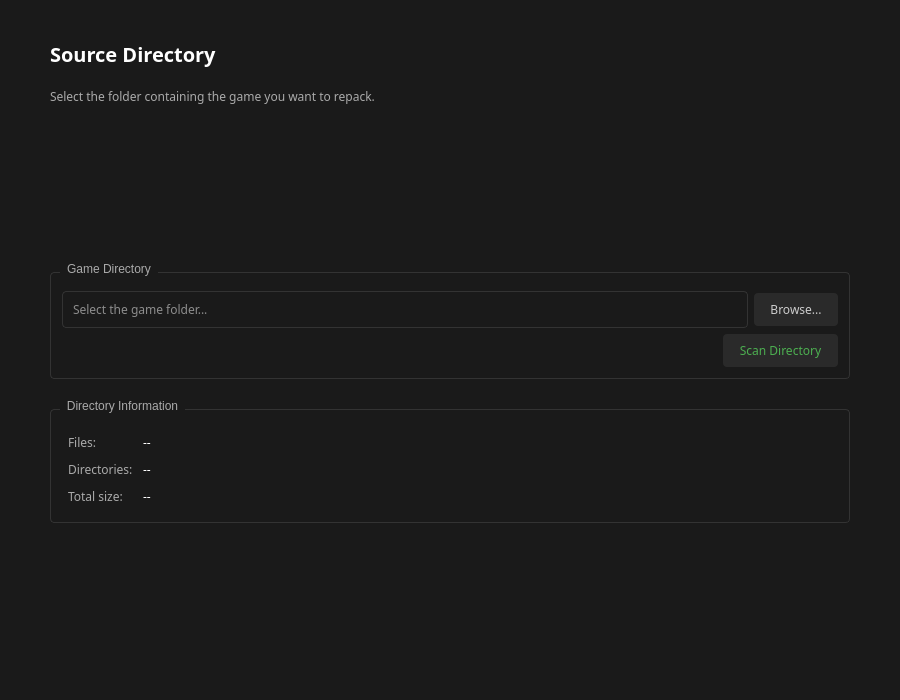
<?xml version="1.0" encoding="UTF-8"?>
<ui version="4.0">
 <class>SourcePage</class>
 <widget class="QWidget" name="SourcePage">
  <property name="geometry">
   <rect>
    <x>0</x>
    <y>0</y>
    <width>900</width>
    <height>700</height>
   </rect>
  </property>
  <property name="windowTitle">
   <string>Source Directory</string>
  </property>
  <property name="styleSheet">
   <string notr="true">QWidget {
    background-color: #1a1a1a;
}</string>
  </property>
  <layout class="QVBoxLayout" name="verticalLayout">
   <property name="spacing">
    <number>20</number>
   </property>
   <property name="leftMargin">
    <number>50</number>
   </property>
   <property name="topMargin">
    <number>40</number>
   </property>
   <property name="rightMargin">
    <number>50</number>
   </property>
   <property name="bottomMargin">
    <number>40</number>
   </property>
   <item>
    <widget class="QLabel" name="titleLabel">
     <property name="text">
      <string>Source Directory</string>
     </property>
     <property name="styleSheet">
      <string notr="true">font-size: 20px;
font-weight: 600;
color: #ffffff;
font-family: Rubik;</string>
     </property>
    </widget>
   </item>
   <item>
    <widget class="QLabel" name="descriptionLabel">
     <property name="text">
      <string>Select the folder containing the game you want to repack.</string>
     </property>
     <property name="styleSheet">
      <string notr="true">color: #aaaaaa;
font-family: Rubik;</string>
     </property>
    </widget>
   </item>
   <item>
    <spacer name="verticalSpacer">
     <property name="orientation">
      <enum>Qt::Vertical</enum>
     </property>
     <property name="sizeHint" stdset="0">
      <size>
       <width>20</width>
       <height>20</height>
      </size>
     </property>
    </spacer>
   </item>
   <item>
    <widget class="QGroupBox" name="directoryGroup">
     <property name="title">
      <string>Game Directory</string>
     </property>
     <property name="styleSheet">
      <string notr="true">QGroupBox {
    border: 1px solid #333333;
    border-radius: 4px;
    margin-top: 10px;
}
QGroupBox::title {
    subcontrol-origin: margin;
    left: 10px;
    padding: 0 5px;
    color: #aaaaaa;
    font-family: Rubik;
}</string>
     </property>
     <layout class="QVBoxLayout" name="verticalLayout_2">
      <item>
       <layout class="QHBoxLayout" name="horizontalLayout">
        <item>
         <widget class="QLineEdit" name="sourceDirEdit">
          <property name="placeholderText">
           <string>Select the game folder...</string>
          </property>
          <property name="styleSheet">
           <string notr="true">QLineEdit {
    border: 1px solid #333333;
    padding: 8px;
    background: #1a1a1a;
    border-radius: 4px;
    color: #ffffff;
    font-family: Rubik;
}
QLineEdit:focus {
    border-color: #4CAF50;
}</string>
          </property>
         </widget>
        </item>
        <item>
         <widget class="QPushButton" name="browseSourceBtn">
          <property name="text">
           <string>Browse...</string>
          </property>
          <property name="styleSheet">
           <string notr="true">QPushButton {
    background-color: #2a2a2a;
    color: #cccccc;
    padding: 8px 16px;
    border-radius: 4px;
    font-family: Rubik;
}
QPushButton:hover {
    background-color: #3a3a3a;
}</string>
          </property>
         </widget>
        </item>
       </layout>
      </item>
      <item>
       <layout class="QHBoxLayout" name="horizontalLayout_2">
        <item>
         <spacer name="horizontalSpacer">
          <property name="orientation">
           <enum>Qt::Horizontal</enum>
          </property>
          <property name="sizeHint" stdset="0">
           <size>
            <width>40</width>
            <height>20</height>
           </size>
          </property>
         </spacer>
        </item>
        <item>
         <widget class="QPushButton" name="scanBtn">
          <property name="text">
           <string>Scan Directory</string>
          </property>
          <property name="styleSheet">
           <string notr="true">QPushButton {
    background-color: #2a2a2a;
    color: #4CAF50;
    padding: 8px 16px;
    border-radius: 4px;
    font-family: Rubik;
}
QPushButton:hover {
    background-color: #3a3a3a;
}</string>
          </property>
         </widget>
        </item>
       </layout>
      </item>
     </layout>
    </widget>
   </item>
   <item>
    <widget class="QGroupBox" name="infoGroup">
     <property name="title">
      <string>Directory Information</string>
     </property>
     <property name="visible">
      <bool>false</bool>
     </property>
     <property name="styleSheet">
      <string notr="true">QGroupBox {
    border: 1px solid #333333;
    border-radius: 4px;
    margin-top: 10px;
}
QGroupBox::title {
    subcontrol-origin: margin;
    left: 10px;
    padding: 0 5px;
    color: #aaaaaa;
    font-family: Rubik;
}</string>
     </property>
     <layout class="QFormLayout" name="formLayout">
      <property name="spacing">
       <number>10</number>
      </property>
      <property name="leftMargin">
       <number>15</number>
      </property>
      <property name="topMargin">
       <number>15</number>
      </property>
      <property name="rightMargin">
       <number>15</number>
      </property>
      <property name="bottomMargin">
       <number>15</number>
      </property>
      <item row="0" column="0">
       <widget class="QLabel" name="fileCountLabel_2">
        <property name="text">
         <string>Files:</string>
        </property>
        <property name="styleSheet">
         <string notr="true">color: #aaaaaa;
font-family: Rubik;</string>
        </property>
       </widget>
      </item>
      <item row="0" column="1">
       <widget class="QLabel" name="fileCountLabel">
        <property name="text">
         <string>--</string>
        </property>
        <property name="styleSheet">
         <string notr="true">color: #ffffff;
font-family: Rubik;</string>
        </property>
       </widget>
      </item>
      <item row="1" column="0">
       <widget class="QLabel" name="dirCountLabel_2">
        <property name="text">
         <string>Directories:</string>
        </property>
        <property name="styleSheet">
         <string notr="true">color: #aaaaaa;
font-family: Rubik;</string>
        </property>
       </widget>
      </item>
      <item row="1" column="1">
       <widget class="QLabel" name="dirCountLabel">
        <property name="text">
         <string>--</string>
        </property>
        <property name="styleSheet">
         <string notr="true">color: #ffffff;
font-family: Rubik;</string>
        </property>
       </widget>
      </item>
      <item row="2" column="0">
       <widget class="QLabel" name="totalSizeLabel_2">
        <property name="text">
         <string>Total size:</string>
        </property>
        <property name="styleSheet">
         <string notr="true">color: #aaaaaa;
font-family: Rubik;</string>
        </property>
       </widget>
      </item>
      <item row="2" column="1">
       <widget class="QLabel" name="totalSizeLabel">
        <property name="text">
         <string>--</string>
        </property>
        <property name="styleSheet">
         <string notr="true">color: #ffffff;
font-family: Rubik;</string>
        </property>
       </widget>
      </item>
     </layout>
    </widget>
   </item>
   <item>
    <spacer name="verticalSpacer_2">
     <property name="orientation">
      <enum>Qt::Vertical</enum>
     </property>
     <property name="sizeHint" stdset="0">
      <size>
       <width>20</width>
       <height>40</height>
      </size>
     </property>
    </spacer>
   </item>
  </layout>
 </widget>
 <resources/>
 <connections/>
</ui>
